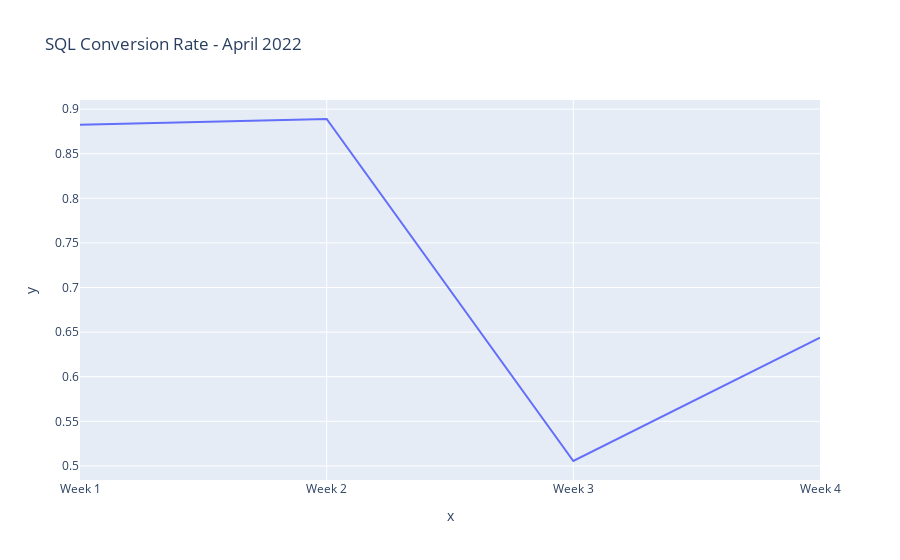

Source (notebook cell):
### Code cell
fig = px.line(x=['Week 1', 'Week 2', 'Week 3', 'Week 4'],\
              y=[float(conv.split('%')[1])/ 100 for conv in z['Conversion Rate']],\
              title='SQL Conversion Rate - April 2022')
fig.show()

### Figure 1 — Plotly figure (JSON) as saved in the notebook; plotly's stock layout.template omitted (floating-point values rounded to 4 significant figures)
{"data": [{"hovertemplate": "x=%{x}<br>y=%{y}<extra></extra>", "legendgroup": "", "line": {"color": "#636efa", "dash": "solid"}, "marker": {"symbol": "circle"}, "mode": "lines", "name": "", "orientation": "v", "showlegend": false, "type": "scatter", "x": ["Week 1", "Week 2", "Week 3", "Week 4"], "xaxis": "x", "y": [0.8824, 0.8889, 0.5055, 0.6439], "yaxis": "y"}], "layout": {"legend": {"tracegroupgap": 0}, "title": {"text": "SQL Conversion Rate - April 2022"}, "xaxis": {"anchor": "y", "domain": [0, 1], "title": {"text": "x"}}, "yaxis": {"anchor": "x", "domain": [0, 1], "title": {"text": "y"}}}}
